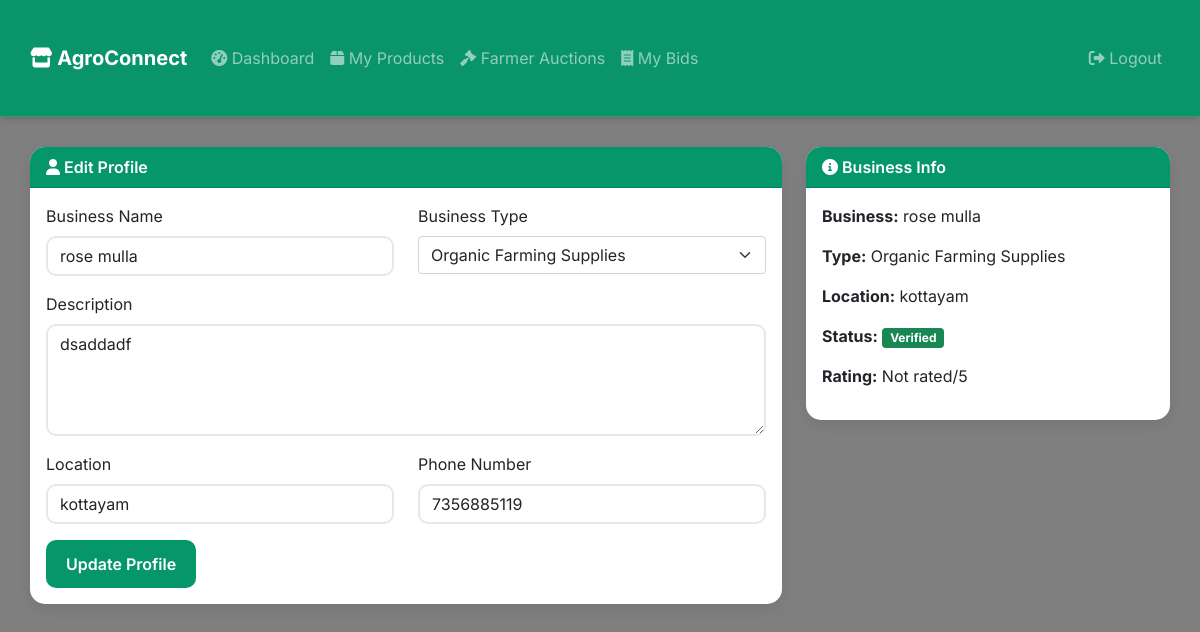
Screenshot of /supplier/profile/ (signed in) with the database file from the repository.
### supplier/models.py (models this page shows, shortened)
class SupplierProfile(models.Model):
    BUSINESS_TYPE = [
        ('seeds', 'Seeds & Planting Material'),
        ('fertilizers', 'Fertilizers & Nutrients'),
        ('pesticides', 'Pesticides & Crop Protection'),
        ('machinery', 'Farm Machinery & Equipment'),
        ('irrigation', 'Irrigation Systems'),
        ('organic', 'Organic Farming Supplies'),
        ('livestock', 'Livestock Feed & Medicine'),
        ('storage', 'Storage & Processing'),
    ]
    CERTIFICATION_CHOICES = [
        ('organic', 'Organic Certified'),
        ('iso', 'ISO Certified'),
        ('government', 'Government Approved'),
        ('local', 'Locally Verified'),
        ('none', 'Not Certified'),
    ]
    user = models.OneToOneField(settings.AUTH_USER_MODEL, on_delete=models.CASCADE, related_name="supplier_profile")
    business_name = models.CharField(max_length=200)
    business_type = models.CharField(max_length=30, choices=BUSINESS_TYPE)
    description = models.TextField(help_text="Describe your business and specialties")
    location = models.CharField(max_length=200)
    address = models.TextField()
    phone_number = models.CharField(max_length=20)
    email = models.EmailField()
    website = models.URLField(blank=True)
    established_year = models.PositiveIntegerField(validators=[MinValueValidator(1950), MaxValueValidator(2024)])
    certifications = models.CharField(max_length=20, choices=CERTIFICATION_CHOICES, default='none')
    certification_documents = models.FileField(upload_to="supplier_documents/", blank=True, null=True)
    business_license = models.FileField(upload_to="supplier_documents/", blank=True, null=True)
    logo = models.ImageField(upload_to="supplier_logos/", blank=True, null=True)
    is_verified = models.BooleanField(default=False)
    average_rating = models.DecimalField(max_digits=3, decimal_places=2, default=0, validators=[MinValueValidator(0), MaxValueValidator(5)])
    total_products = models.PositiveIntegerField(default=0)
    total_orders = models.PositiveIntegerField(default=0)
    is_active = models.BooleanField(default=True)
    created_at = models.DateTimeField(auto_now_add=True)
    updated_at = models.DateTimeField(auto_now=True)

### supplier/views.py (the view)
# urls.py: path("supplier/profile/", views.supplier_profile, name="profile"),
@login_required
def supplier_profile(request):
    try:
        supplier = request.user.supplier_profile
    except AttributeError:
        messages.error(request, "Please login as a supplier.")
        return redirect("farmer:login")
    if request.method == "POST":
        form = SupplierProfileUpdateForm(request.POST, request.FILES, instance=supplier)
        if form.is_valid():
            form.save()
            messages.success(request, "Profile updated successfully!")
            return redirect("supplier:profile")
    else:
        form = SupplierProfileUpdateForm(instance=supplier)
    service_areas = SupplierServiceArea.objects.filter(supplier=supplier)
    reviews = SupplierReview.objects.filter(supplier=supplier).order_by('-created_at')[:5]
    context = {
        "supplier": supplier,
        "form": form,
        "service_areas": service_areas,
        "reviews": reviews,
    }
    return render(request, "supplier/profile.html", context)

### supplier/forms.py
class SupplierProfileUpdateForm(forms.ModelForm):
    class Meta:
        model = SupplierProfile
        fields = ['business_name', 'business_type', 'description', 'location', 'address',
                 'phone_number', 'email', 'website', 'certifications', 'is_active']
        widgets = {
            'business_name': forms.TextInput(attrs={'class': 'form-control'}),
            'business_type': forms.Select(attrs={'class': 'form-select'}),
            'description': forms.Textarea(attrs={'rows': 4, 'class': 'form-control'}),
            'location': forms.TextInput(attrs={'class': 'form-control'}),
            'address': forms.Textarea(attrs={'rows': 3, 'class': 'form-control'}),
            'phone_number': forms.TextInput(attrs={'class': 'form-control'}),
            'email': forms.EmailInput(attrs={'class': 'form-control'}),
            'website': forms.URLInput(attrs={'class': 'form-control'}),
            'certifications': forms.Select(attrs={'class': 'form-select'}),
            'is_active': forms.CheckboxInput(attrs={'class': 'form-check-input'}),
        }

### expert/templatetags/expert_tags.py (called while the page is built)
@register.filter
def add_class(field, css_class):
    return field.as_widget(attrs={"class": css_class})

### template/supplier/profile.html (shortened to what this page needs)
{% load expert_tags %}
<!DOCTYPE html>
<html lang="en">
<head>
    <link href="https://cdn.jsdelivr.net/npm/bootstrap@5.1.3/dist/css/bootstrap.min.css" rel="stylesheet">
    <link rel="stylesheet" href="https://cdnjs.cloudflare.com/ajax/libs/font-awesome/6.0.0/css/all.min.css">
</head>
<body>
    <nav class="navbar navbar-expand-lg navbar-dark">
        <div class="container-fluid">
            <a class="navbar-brand" href="{% url 'supplier:dashboard' %}">
                <i class="fas fa-store"></i> AgroConnect
            </a>
            <div class="collapse navbar-collapse" id="navbarNav">
                <ul class="navbar-nav me-auto">
                    <li class="nav-item">
                        <a class="nav-link" href="{% url 'supplier:dashboard' %}"><i class="fas fa-tachometer-alt"></i>
                            Dashboard</a>
                    </li>
                    <li class="nav-item">
                        <a class="nav-link" href="{% url 'supplier:products' %}"><i class="fas fa-box"></i> My
                            Products</a>
                    </li>
                    <li class="nav-item">
                        <a class="nav-link" href="{% url 'supplier:farmer_marketplace' %}"><i class="fas fa-gavel"></i>
                            Farmer Auctions</a>
                    </li>
                    <li class="nav-item">
                        <a class="nav-link" href="{% url 'supplier:my_bids' %}"><i class="fas fa-receipt"></i> My
                            Bids</a>
                    </li>
                </ul>
                <ul class="navbar-nav">
                    <li class="nav-item">
                        <a class="nav-link" href="/logout/"><i class="fas fa-sign-out-alt"></i> Logout</a>
                    </li>
                </ul>
            </div>
        </div>
    </nav>
    <div class="container-fluid">
        <div class="row">
            <div class="col-md-8">
                <div class="card">
                    <div class="card-header">
                        <i class="fas fa-user"></i> Edit Profile
                    </div>
                    <div class="card-body">
                        <form method="post" enctype="multipart/form-data">
                            <div class="row">
                                <div class="col-md-6 mb-3">
                                    <label for="id_business_name" class="form-label">Business Name</label>
                                    {{ form.business_name|add_class:"form-control" }}
                                </div>
                                <div class="col-md-6 mb-3">
                                    <label for="id_business_type" class="form-label">Business Type</label>
                                    {{ form.business_type|add_class:"form-select" }}
                                </div>
                            </div>
                            <div class="mb-3">
                                <label for="id_description" class="form-label">Description</label>
                                {{ form.description|add_class:"form-control" }}
                            </div>
                            <div class="row">
                                <div class="col-md-6 mb-3">
                                    <label for="id_location" class="form-label">Location</label>
                                    {{ form.location|add_class:"form-control" }}
                                </div>
                                <div class="col-md-6 mb-3">
                                    <label for="id_phone_number" class="form-label">Phone Number</label>
                                    {{ form.phone_number|add_class:"form-control" }}
                                </div>
                            </div>
                            <button type="submit" class="btn btn-primary">Update Profile</button>
                        </form>
                    </div>
                </div>
            </div>
            <div class="col-md-4">
                <div class="card">
                    <div class="card-header">
                        <i class="fas fa-info-circle"></i> Business Info
                    </div>
                    <div class="card-body">
                        <p><strong>Business:</strong> {{ supplier.business_name }}</p>
                        <p><strong>Type:</strong> {{ supplier.get_business_type_display }}</p>
                        <p><strong>Location:</strong> {{ supplier.location }}</p>
                        <p><strong>Status:</strong>
                            {% if supplier.is_verified %}
                            <span class="badge bg-success">Verified</span>
                            {% else %}
                            <span class="badge bg-warning">Pending</span>
                            {% endif %}
                        </p>
                        <p><strong>Rating:</strong> {{ supplier.average_rating|default:"Not rated" }}/5</p>
                    </div>
                </div>
            </div>
        </div>
    </div>
</body>
</html>

### template/supplier/profile.html (style rules this page uses)
body { font-family: 'Inter', sans-serif; background: linear-gradient(rgba(0, 0, 0, 0.5), rgba(0, 0, 0, 0.5)), url('https://images.unsplash.com/photo-1542838132-92c53300491e?ixlib=rb-4.0.3&auto=format&fit=crop&w=1920&q=80') no-repeat center center fixed; background-size: cover; min-height: 100vh; margin: 0; }
.navbar { background: rgba(5, 150, 105, 0.95); box-shadow: 0 4px 6px -1px rgba(0, 0, 0, 0.1), 0 2px 4px -1px rgba(0, 0, 0, 0.06); backdrop-filter: blur(10px); border-bottom: 1px solid rgba(255, 255, 255, 0.1); }
.navbar-brand { font-weight: 700; color: #fff !important; }
.container-fluid { padding: 30px; }
.card { border: none; border-radius: 15px; box-shadow: 0 5px 15px rgba(0, 0, 0, 0.08); margin-bottom: 25px; }
.card-header { background: #059669; color: white; border-radius: 15px 15px 0 0 !important; font-weight: 600; }
.form-control { border-radius: 10px; border: 2px solid #e5e7eb; transition: all 0.3s ease; }
.btn-primary { background: #059669; border: none; border-radius: 10px; padding: 12px 20px; font-weight: 600; transition: all 0.3s ease; }

### rows the page displays
SupplierProfile: business_name "rose mulla", business_type "Organic Farming Supplies", description "dsaddadf", location "kottayam", phone_number "7356885119", average_rating "Not rated"
